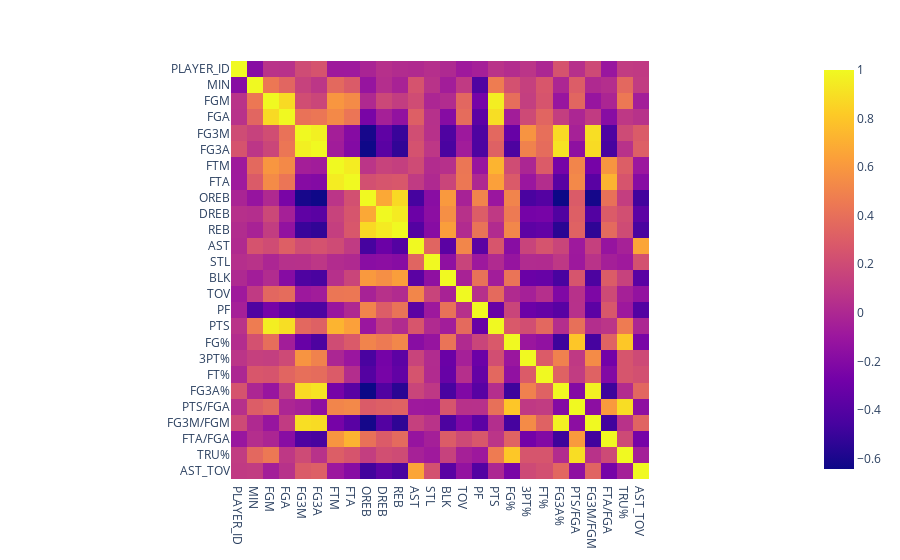

The code cell stored with this chart in its notebook:
### Markdown cell above
## Which player stats are correlated with each other?

### Code cell
data_per_min = data.groupby(['PLAYER','PLAYER_ID','Year'])[total_cols].sum().reset_index()
for col in data_per_min.columns[4:]:
  data_per_min[col] = data_per_min[col]/data_per_min['MIN']

data_per_min['FG%'] = data_per_min['FGM']/data_per_min['FGA']
data_per_min['3PT%'] = data_per_min['FG3M']/data_per_min['FG3A']
data_per_min['FT%'] = data_per_min['FTM']/data_per_min['FTA']
data_per_min['FG3A%'] = data_per_min['FG3A']/data_per_min['FGA']
data_per_min['PTS/FGA'] = data_per_min['PTS']/data_per_min['FGA']
data_per_min['FG3M/FGM'] = data_per_min['FG3M']/data_per_min['FGM']
data_per_min['FTA/FGA'] = data_per_min['FTA']/data_per_min['FGA']
data_per_min['TRU%'] = 0.5*data_per_min['PTS']/(data_per_min['FGA']+0.475*data_per_min['FTA'])
data_per_min['AST_TOV'] = data_per_min['AST']/data_per_min['TOV']

data_per_min = data_per_min[data_per_min['MIN']>=50]

fig = px.imshow(data_per_min.corr(numeric_only=True))
fig.show()

### Figure 1 — Plotly figure (JSON) as saved in the notebook; plotly's stock layout.template omitted (floating-point values rounded to 4 significant figures; data arrays with more than 128 entries replaced by an {"elided": "..."} marker saying what was removed)
{"data": [{"coloraxis": "coloraxis", "hovertemplate": "x: %{x}<br>y: %{y}<br>color: %{z}<extra></extra>", "name": "0", "type": "heatmap", "x": ["PLAYER_ID", "MIN", "FGM", "FGA", "FG3M", "FG3A", "FTM", "FTA", "OREB", "DREB", "REB", "AST", "STL", "BLK", "TOV", "PF", "PTS", "FG%", "3PT%", "FT%", "FG3A%", "PTS/FGA", "FG3M/FGM", "FTA/FGA", "TRU%", "AST_TOV"], "xaxis": "x", "y": ["PLAYER_ID", "MIN", "FGM", "FGA", "FG3M", "FG3A", "FTM", "FTA", "OREB", "DREB", "REB", "AST", "STL", "BLK", "TOV", "PF", "PTS", "FG%", "3PT%", "FT%", "FG3A%", "PTS/FGA", "FG3M/FGM", "FTA/FGA", "TRU%", "AST_TOV"], "yaxis": "y", "z": {"elided": "26x26 float values"}}], "layout": {"coloraxis": {"colorscale": [[0, "#0d0887"], [0.1111, "#46039f"], [0.2222, "#7201a8"], [0.3333, "#9c179e"], [0.4444, "#bd3786"], [0.5556, "#d8576b"], [0.6667, "#ed7953"], [0.7778, "#fb9f3a"], [0.8889, "#fdca26"], [1, "#f0f921"]]}, "margin": {"t": 60}, "xaxis": {"anchor": "y", "constrain": "domain", "domain": [0, 1], "scaleanchor": "y"}, "yaxis": {"anchor": "x", "autorange": "reversed", "constrain": "domain", "domain": [0, 1]}}}
